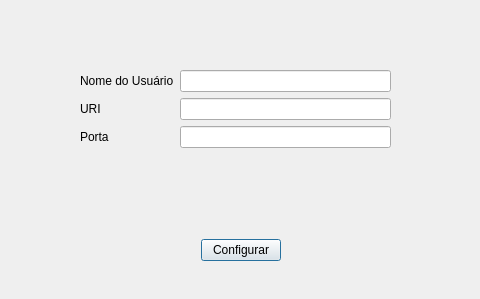
<?xml version="1.0" encoding="UTF-8"?>
<ui version="4.0">
 <class>Dialog</class>
 <widget class="QDialog" name="Dialog">
  <property name="geometry">
   <rect>
    <x>0</x>
    <y>0</y>
    <width>480</width>
    <height>299</height>
   </rect>
  </property>
  <property name="windowTitle">
   <string>Dialog</string>
  </property>
  <widget class="QWidget" name="gridLayoutWidget">
   <property name="geometry">
    <rect>
     <x>80</x>
     <y>70</y>
     <width>311</width>
     <height>80</height>
    </rect>
   </property>
   <layout class="QGridLayout" name="gridLayout">
    <item row="0" column="1">
     <widget class="QLineEdit" name="lineEditUserName"/>
    </item>
    <item row="1" column="1">
     <widget class="QLineEdit" name="lineEditURI"/>
    </item>
    <item row="0" column="0">
     <widget class="QLabel" name="label">
      <property name="text">
       <string>Nome do Usuário</string>
      </property>
     </widget>
    </item>
    <item row="1" column="0">
     <widget class="QLabel" name="label_4">
      <property name="text">
       <string>URI</string>
      </property>
     </widget>
    </item>
    <item row="2" column="0">
     <widget class="QLabel" name="label_5">
      <property name="text">
       <string>Porta</string>
      </property>
     </widget>
    </item>
    <item row="2" column="1">
     <widget class="QLineEdit" name="lineEditPort"/>
    </item>
   </layout>
  </widget>
  <widget class="QWidget" name="horizontalLayoutWidget">
   <property name="geometry">
    <rect>
     <x>10</x>
     <y>210</y>
     <width>461</width>
     <height>80</height>
    </rect>
   </property>
   <layout class="QHBoxLayout" name="horizontalLayout_4">
    <item>
     <spacer name="horizontalSpacer">
      <property name="orientation">
       <enum>Qt::Horizontal</enum>
      </property>
      <property name="sizeHint" stdset="0">
       <size>
        <width>40</width>
        <height>20</height>
       </size>
      </property>
     </spacer>
    </item>
    <item>
     <widget class="QPushButton" name="pushButtonConfig">
      <property name="text">
       <string>Configurar</string>
      </property>
     </widget>
    </item>
    <item>
     <spacer name="horizontalSpacer_2">
      <property name="orientation">
       <enum>Qt::Horizontal</enum>
      </property>
      <property name="sizeHint" stdset="0">
       <size>
        <width>40</width>
        <height>20</height>
       </size>
      </property>
     </spacer>
    </item>
   </layout>
  </widget>
 </widget>
 <resources/>
 <connections/>
</ui>
